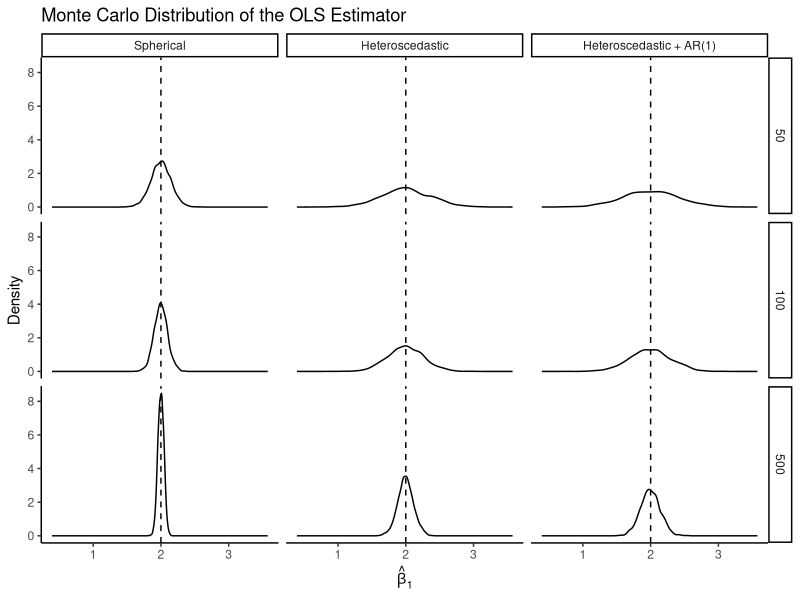

The R script that drew this image:
## ---- chunk 1
#| label: setup-simulation
#| include: false

library(ggplot2)
library(dplyr)
library(purrr)
library(sandwich)

set.seed(12345)

R <- 2000
sample_sizes <- c(50, 100, 500)

beta0 <- 1
beta1 <- 2

sigma <- 1
gamma <- 2
rho <- 0.7

cases <- c("spherical", "heteroscedastic", "het_ar1")
case_labels <- c(
  spherical = "Spherical",
  heteroscedastic = "Heteroscedastic",
  het_ar1 = "Heteroscedastic + AR(1)"
)
case_abbrev_labels <- c(
  Spherical = "SPH",
  Heteroscedastic = "HET",
  `Heteroscedastic + AR(1)` = "HET-AR1"
)

generate_data <- function(case, n) {
  x <- rnorm(n)

  if (case == "spherical") {
    u <- rnorm(n, 0, sigma)
    sd_true <- rep(sigma, n)
  }

  if (case == "heteroscedastic") {
    sd_true <- sigma * sqrt(1 + gamma * x^2)
    u <- rnorm(n, 0, sd_true)
  }

  if (case == "het_ar1") {
    sd_true <- sigma * sqrt(1 + gamma * x^2)
    eps <- rnorm(n, 0, sd_true)

    u <- numeric(n)
    u[1] <- eps[1]

    for (t in 2:n) {
      u[t] <- rho * u[t - 1] + eps[t]
    }
  }

  y <- beta0 + beta1 * x + u

  data.frame(y, x, sd_true)
}

run_rep <- function(case, n) {
  dat <- generate_data(case, n)
  fit <- lm(y ~ x, data = dat)

  b_ols <- coef(fit)[2]
  se_ols <- summary(fit)$coefficients[2, 2]
  se_hc <- sqrt(diag(vcovHC(fit, type = "HC1")))[2]

  c(b_ols, se_ols, se_hc)
}

results <- map_dfr(sample_sizes, function(n) {
  map_dfr(cases, function(case) {
    est <- replicate(R, run_rep(case, n))

    tibble(
      n = n,
      case = case,
      beta1_hat = est[1, ],
      se_ols = est[2, ],
      se_hc = est[3, ]
    )
  })
}) %>%
  mutate(case = factor(case, levels = cases, labels = unname(case_labels[cases])))

summary_table <- results %>%
  group_by(n, case) %>%
  summarise(
    mean = mean(beta1_hat),
    bias = mean(beta1_hat) - beta1,
    sd = sd(beta1_hat),
    variance = var(beta1_hat),
    rmse = sqrt(mean((beta1_hat - beta1)^2)),
    .groups = "drop"
  )

density_plot <- ggplot(results, aes(beta1_hat)) +
  geom_density() +
  facet_grid(n ~ case) +
  geom_vline(xintercept = beta1, linetype = "dashed") +
  labs(
    title = "Monte Carlo Distribution of the OLS Estimator",
    x = expression(hat(beta)[1]),
    y = "Density"
  ) +
  theme_classic()

boxplot_plot <- ggplot(results, aes(case, beta1_hat)) +
  geom_boxplot() +
  facet_wrap(~n) +
  geom_hline(yintercept = beta1, linetype = "dashed") +
  scale_x_discrete(labels = case_abbrev_labels) +
  labs(
    title = "Boxplot of the OLS Estimator by Error Structure",
    x = "Error Structure",
    y = expression(hat(beta)[1])
  ) +
  theme_classic() +
  theme(
    legend.position = "none",
    axis.text.x = element_text(size = 9)
  )
## ---- chunk 2
#| label: tbl-monte-carlo-summary
#| tbl-cap: "Monte Carlo summary statistics for the OLS slope estimator across sample sizes and error structures."
#| tbl-pos: "H"
#| echo: false

formatted_summary <- summary_table %>%
  arrange(n, case) %>%
  group_by(n) %>%
  mutate(best_rmse = rmse == min(rmse)) %>%
  ungroup() %>%
  mutate(row_id = row_number())

best_rows <- formatted_summary %>%
  filter(best_rmse) %>%
  pull(row_id)

formatted_summary %>%
  select(
    `Error Structure` = case,
    Mean = mean,
    Bias = bias,
    SD = sd,
    Variance = variance,
    RMSE = rmse
  ) %>%
  knitr::kable(
    format = "latex",
    booktabs = TRUE,
    digits = 3,
    linesep = "",
    align = c("l", "r", "r", "r", "r", "r")
  ) %>%
  kableExtra::kable_styling(
    latex_options = "hold_position",
    full_width = FALSE,
    position = "center",
    font_size = 9
  ) %>%
  kableExtra::row_spec(best_rows, bold = TRUE) %>%
  kableExtra::column_spec(1, width = "4.2cm") %>%
  kableExtra::column_spec(2:6, width = "1.55cm") %>%
  kableExtra::pack_rows(
    index = c("\\emph{Sample Size: 50}" = 3, "\\emph{Sample Size: 100}" = 3, "\\emph{Sample Size: 500}" = 3),
    escape = FALSE
  )
## ---- chunk 3
#| label: fig-density-comparison
#| fig-cap: "Sampling density of the OLS slope estimator across sample sizes and error structures."
#| fig-pos: "H"
#| fig-width: 9
#| fig-height: 6
#| echo: false

print(density_plot)
## ---- chunk 4
#| label: fig-boxplot-comparison
#| results: asis
#| echo: false

boxplot_dir <- file.path("monte_carlo_spherical_errors_advanced_files", "custom-figures")
if (!dir.exists(boxplot_dir)) {
  dir.create(boxplot_dir, recursive = TRUE)
}

boxplot_path <- file.path(boxplot_dir, "fig-boxplot-comparison.pdf")
grDevices::pdf(boxplot_path, width = 9, height = 5)
print(boxplot_plot)
grDevices::dev.off()

cat(
  paste0(
    "\\begin{figure}[H]\n",
    "\\centering\n",
    "\\includegraphics[width=0.95\\linewidth]{", boxplot_path, "}\n",
    "\\par\\vspace{0.35em}\n",
    "\\begin{minipage}{0.95\\linewidth}\\footnotesize ",
    "\\emph{Note:} SPH = spherical errors, HET = heteroscedastic errors, and HET-AR1 = heteroscedastic errors with AR(1) serial correlation.\\par",
    "\\end{minipage}\n",
    "\\caption{Boxplots of the OLS slope estimator across sample sizes and error structures.}\\label{fig-boxplot-comparison}\n",
    "\\end{figure}\n"
  )
)
